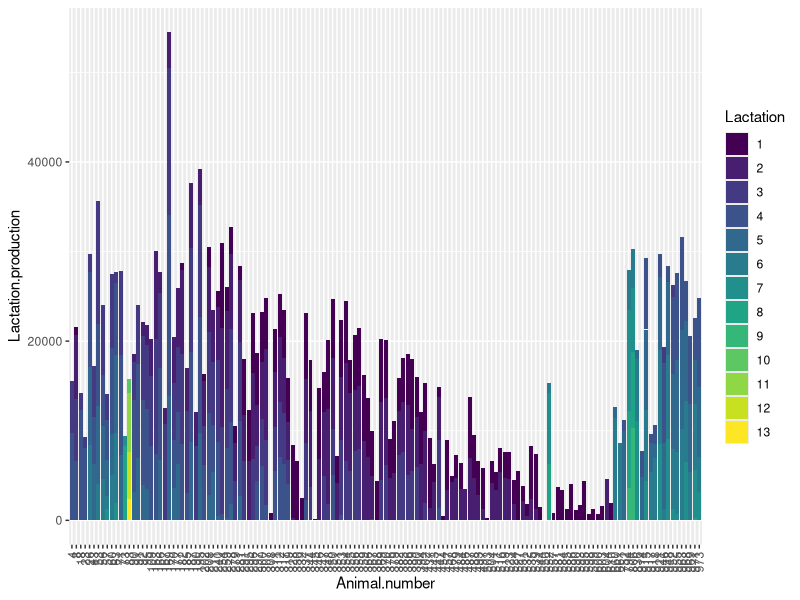
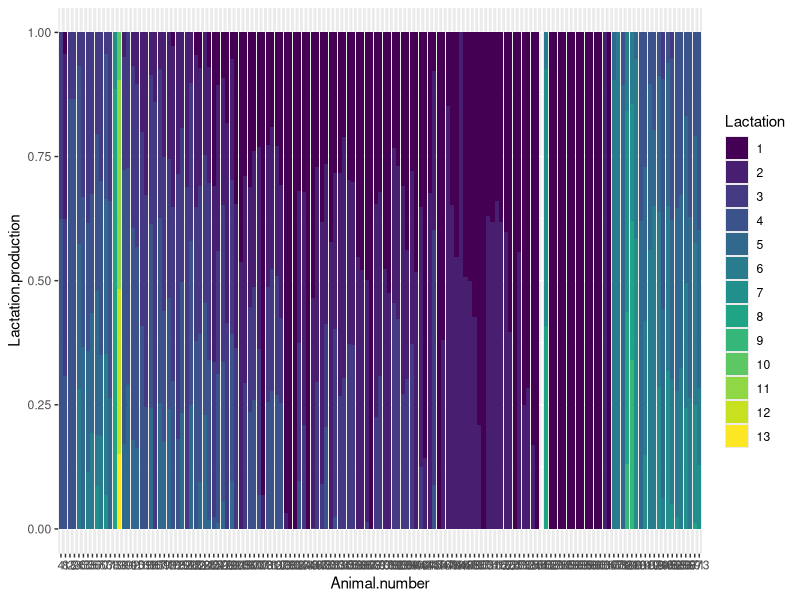
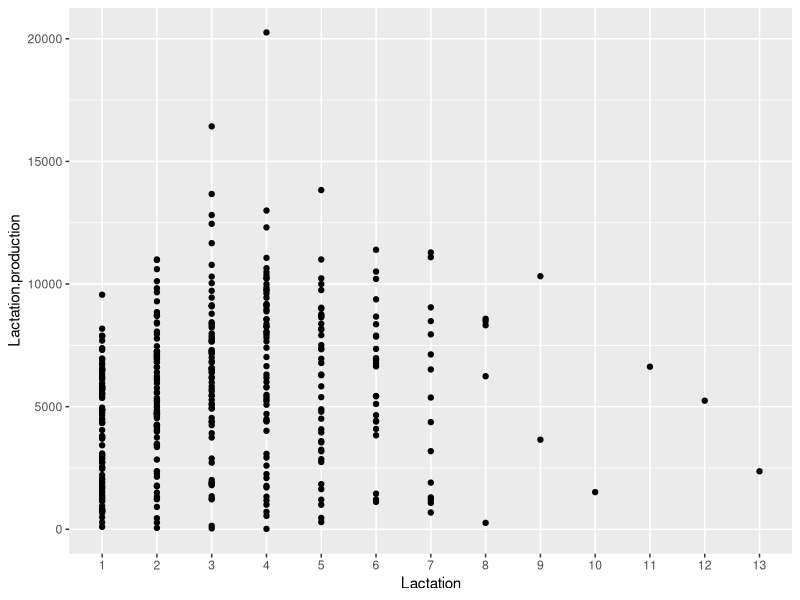
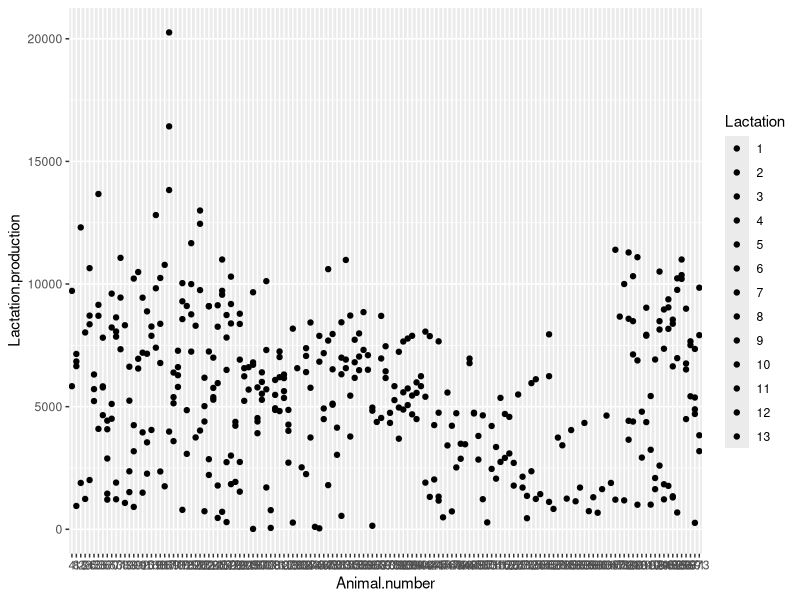

These figures' R source, in order:
##### Lactation Data #####

colnames_3a08 <- c("Animal number", "Animal name", "Lactation",
                   "Lactation days in milk", "Lactation production",
                   "Lactation day 100", "Lactation day 305",
                   "Lactation fat", "Lactation protein", 
                   "Lactation cellcount")

colnames_3b06 <- c("Animal number", "Animal name", "Lactation",
                   "Lactation days in milk", "Lactation production",
                   "Lactation day 100", "Lactation day 305",
                   "Lactation fat", "Lactation protein", 
                   "Lactation cellcount")

a_lactation_data <- read.csv("3a08_lactation_milk_data.txt", header = F, 
                             skip = 1, na.strings = '-', col.names = colnames_3a08)

b_lactation_data <- read.csv("3b06_lactation_milk_data.txt", header = F, 
                             skip = 1, na.strings = '-', col.names = colnames_3b06)

all.equal(a_lactation_data, b_lactation_data)

a_lactation_data$Lactation <- as.factor(a_lactation_data$Lactation)
a_lactation_data$Lactation <- factor(a_lactation_data$Lactation, ordered = T,
                                        levels = c("1","2","3","4","5","6","7","8",
                                                   "9","10","11","12","13"))

a_lactation_data$Animal.number <- as.factor(a_lactation_data$Animal.number)

library(ggplot2)

ggplot(a_lactation_data, aes(x = Animal.number, y = Lactation.production, fill = Lactation)) +
  geom_bar(stat = "identity", position = "stack") +
  theme(axis.text.x = element_text(angle = 90, vjust = 0.5, hjust=1))


ggplot(a_lactation_data, aes(x = Animal.number, y = Lactation.production, fill = Lactation)) +
  geom_bar(stat = "identity", position = "fill")

ggplot(a_lactation_data, aes(x = Lactation, y = Lactation.production)) +
  geom_point()

ggplot(a_lactation_data, aes(x = Animal.number, y = Lactation.production, fill = Lactation)) +
  geom_point()